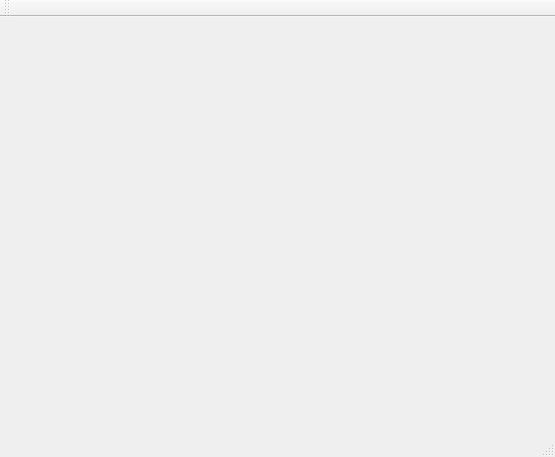
<?xml version="1.0" encoding="UTF-8"?>
<ui version="4.0">
 <class>MainWindow</class>
 <widget class="QMainWindow" name="MainWindow">
  <property name="geometry">
   <rect>
    <x>0</x>
    <y>0</y>
    <width>555</width>
    <height>457</height>
   </rect>
  </property>
  <property name="windowTitle">
   <string>MainWindow</string>
  </property>
  <widget class="QWidget" name="centralWidget"/>
  <widget class="QMenuBar" name="menuBar">
   <property name="geometry">
    <rect>
     <x>0</x>
     <y>0</y>
     <width>555</width>
     <height>21</height>
    </rect>
   </property>
  </widget>
  <widget class="QToolBar" name="mainToolBar">
   <attribute name="toolBarArea">
    <enum>TopToolBarArea</enum>
   </attribute>
   <attribute name="toolBarBreak">
    <bool>false</bool>
   </attribute>
  </widget>
  <widget class="QStatusBar" name="statusBar"/>
 </widget>
 <layoutdefault spacing="6" margin="11"/>
 <resources/>
 <connections/>
</ui>
